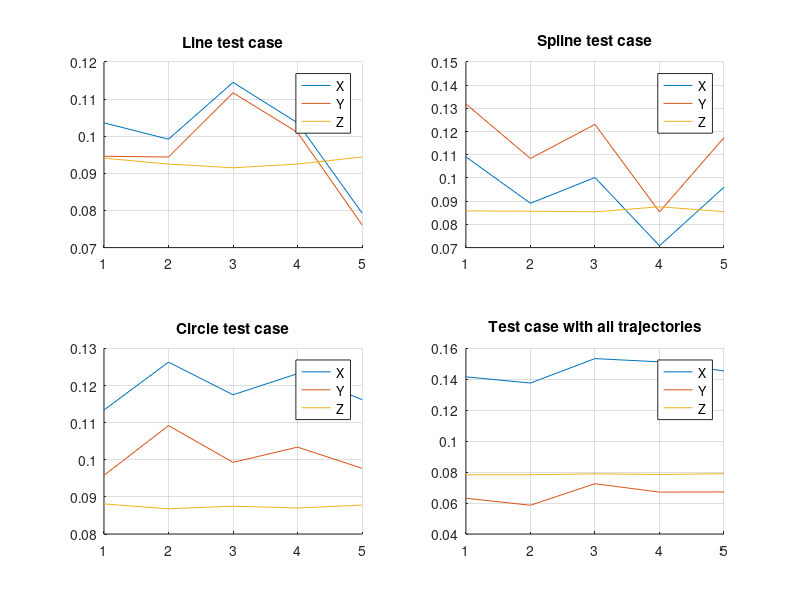

Reproduce this figure in MATLAB.
% Simple MSE of test results
clc

full_path = [0.1416    0.0631    0.0783;
             0.1376    0.0586    0.0783;
             0.1534    0.0725    0.0789;
             0.1513    0.0671    0.0785;
             0.1454    0.0672    0.0790];
         
line_path = [0.1036    0.0946    0.0941;
             0.0992    0.0944    0.0925;
             0.1145    0.1117    0.0915;
             0.1036    0.1010    0.0925;
             0.0793    0.0761    0.0944];
         
spline_path = [0.1091    0.1319    0.0858;
               0.0891    0.1084    0.0857;
               0.1002    0.1231    0.0854;
               0.0708    0.0854    0.0876;
               0.0960    0.1174    0.0855];
           
circle_path = [0.1134    0.0958    0.0881;
               0.1263    0.1092    0.0868;
               0.1175    0.0993    0.0875;
               0.1232    0.1034    0.0870;
               0.1162    0.0977    0.0878];
           
avg_full = [mean(full_path(:,1)) mean(full_path(:,2)) mean(full_path(:,3))]
avg_line = [mean(line_path(:,1)) mean(line_path(:,2)) mean(line_path(:,3))]
avg_spline = [mean(spline_path(:,1)) mean(spline_path(:,2)) mean(spline_path(:,3))]
avg_circle = [mean(circle_path(:,1)) mean(circle_path(:,2)) mean(circle_path(:,3))]

total_mean = [mean([avg_full(1) avg_line(1) avg_spline(1) avg_circle(1)]) ...
              mean([avg_full(2) avg_line(2) avg_spline(2) avg_circle(2)]) ...
              mean([avg_full(3) avg_line(3) avg_spline(3) avg_circle(3)])] 
 
mean_line = mean(avg_line)
mean_spline = mean(avg_spline)
mean_circle = mean(avg_circle)
mean_full = mean(avg_full)
          
subplot(2,2,1)
hold on
plot(line_path(:,1))
plot(line_path(:,2))
plot(line_path(:,3))
hold off
grid
legend('X','Y','Z','Location', 'best')
title('Line test case')

subplot(2,2,2)
hold on
plot(spline_path(:,1))
plot(spline_path(:,2))
plot(spline_path(:,3))
hold off
grid
legend('X','Y','Z','Location', 'best')
title('Spline test case')

subplot(2,2,3)
hold on
plot(circle_path(:,1))
plot(circle_path(:,2))
plot(circle_path(:,3))
hold off
grid
legend('X','Y','Z','Location', 'best')
title('Circle test case')

subplot(2,2,4)
hold on
plot(full_path(:,1))
plot(full_path(:,2))
plot(full_path(:,3))
hold off
grid
legend('X','Y','Z','Location', 'best')
title('Test case with all trajectories')